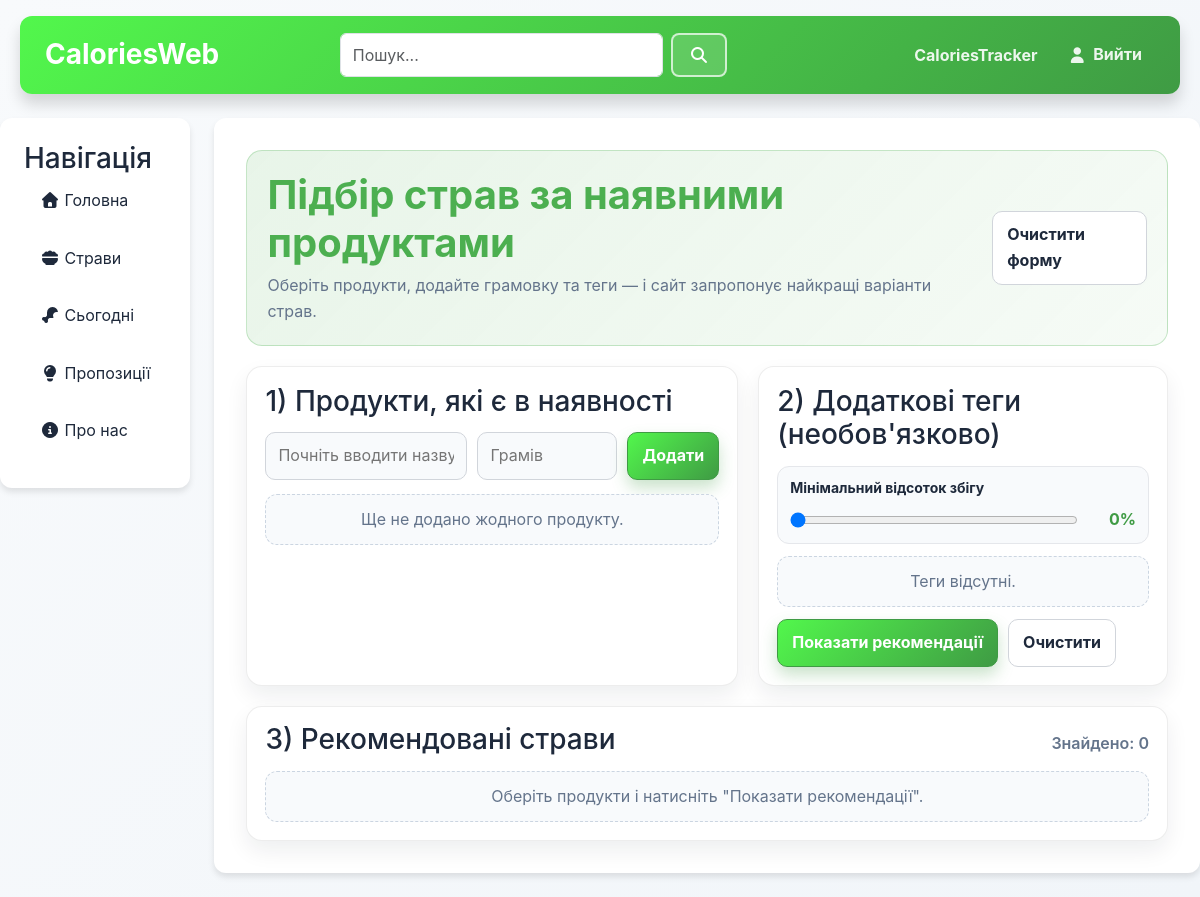
The app's page /meals/suggestions/ (signed in), older data.
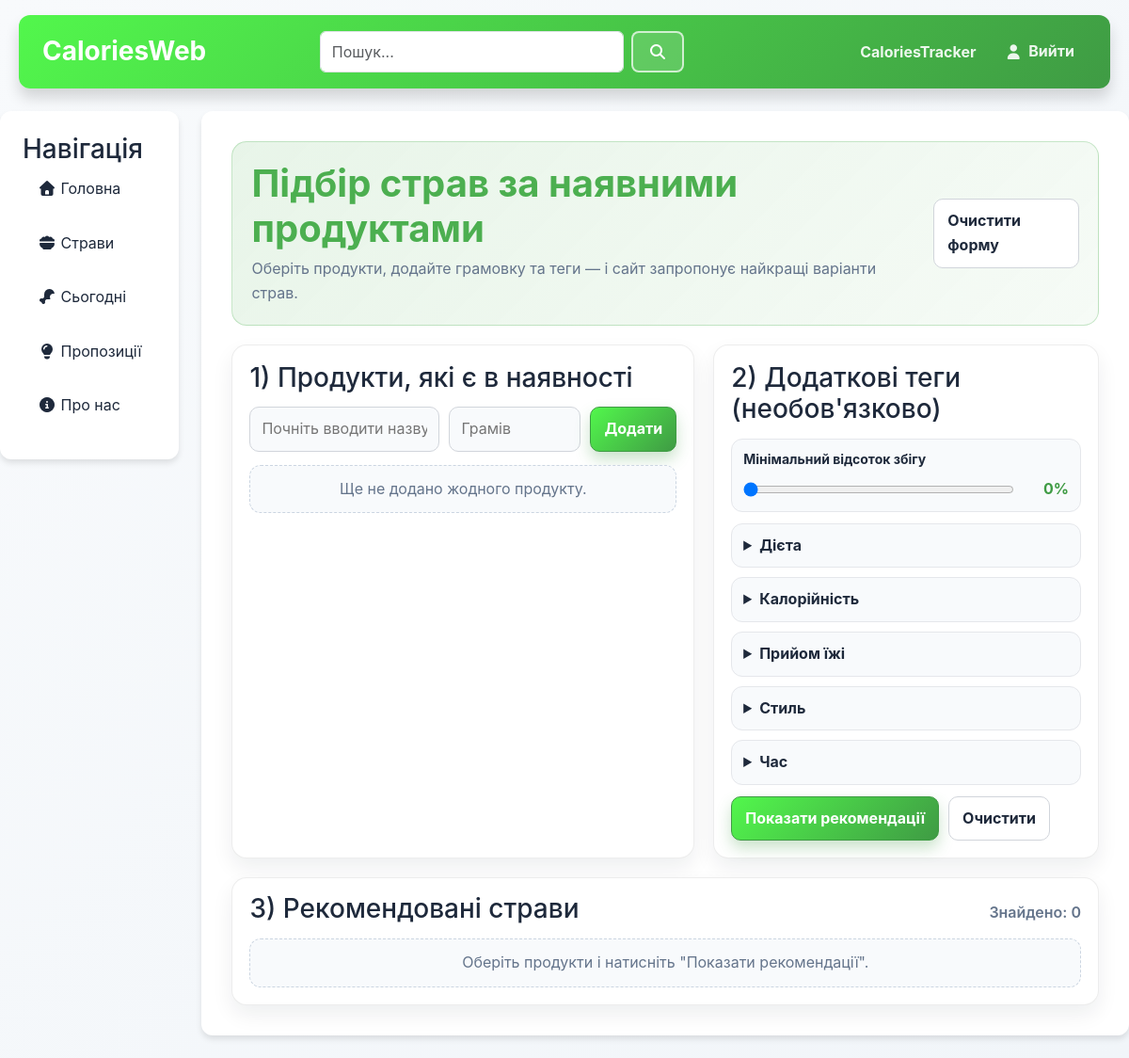
The same page, newer data.
### meals/models.py (models this page shows, shortened)
class Tag(models.Model):
    name = models.CharField(max_length=50)
    type = models.CharField(max_length=50, null=True)

### meals/views.py (the view, shortened to what this page needs)
# urls.py: path('suggestions/', views.suggestions, name='suggestions'),
def suggestions(request):
    if not request.user.is_authenticated:
        return redirect("main:logIn")
    all_tags = Tag.objects.order_by("type", "name")
    all_foods = Food.objects.order_by("name")
    grouped_tags = []
    selected_tag_ids = []
    for tag in all_tags:
        group_name = (tag.type or "Інше").strip() if tag.type else "Інше"
        is_selected = tag.id in selected_tag_ids
        if grouped_tags and grouped_tags[-1]["type"] == group_name:
            grouped_tags[-1]["tags"].append(tag)
            if is_selected:
                grouped_tags[-1]["has_selected"] = True
        else:
            grouped_tags.append({
                "type": group_name,
                "tags": [tag],
                "has_selected": is_selected,
            })
    selected_food_rows = []
    results = []
    was_submitted = request.method == "POST"
    min_match_percent = 0
    data = {
        "grouped_tags": grouped_tags,
        "foods": all_foods,
        "food_options": [
            {"id": food.id, "name": food.name, "type": food.type}
            for food in all_foods
        ],
        "selected_tag_ids": selected_tag_ids,
        "selected_food_rows": selected_food_rows,
        "min_match_percent": min_match_percent,
        "results": results,
        "was_submitted": was_submitted,
    }
    return render(request, "meals/mealSuggestions.html", data)

### meals/templates/meals/mealSuggestions.html (shortened to what the changed rows need)
{% extends "main/layout.html" %}
{% load static %}
{% block extra_css %}
    <link rel="stylesheet" href="{% static 'meals/css/meal_suggestions.css' %}?v=2">
{% endblock %}
{% block content %}
<div class="suggest-page">
    <section class="suggest-hero">
        <div>
            <h1>Підбір страв за наявними продуктами</h1>
        </div>
    </section>
    <form method="post" class="suggest-form" id="suggestions-form">
        <div class="suggest-grid">
            <section class="suggest-card">
                <div class="suggest-tag-groups suggest-tag-groups-collapsible">
                    {% for group in grouped_tags %}
                        <details class="suggest-tag-group" {% if group.has_selected %}open{% endif %}>
                            <summary>{{ group.type }}</summary>
                        </details>
                    {% empty %}
                        <div class="suggest-empty-note">Теги відсутні.</div>
                    {% endfor %}
                </div>
            </section>
        </div>
    </form>
</div>
{% endblock %}

Row changes from the older to the newer data that the page shows:
added Tag: type "Дієта"
added Tag: type "Калорійність"
added Tag: type "Прийом їжі"
added Tag: type "Стиль"
added Tag: type "Час"
Text that changed along with them:
text no longer shown: "Теги відсутні."
